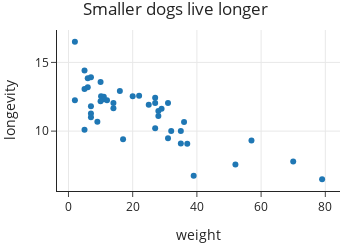

The notebook cell this image was saved under:
### Markdown cell above
We can adjust the margin to give enough space for the title.

### Code cell
fig = px.scatter(dogs, x='weight', y='longevity',
                 title='Smaller dogs live longer',
                 width=350, height=250)

fig.update_layout(margin=dict(t=30))
fig

### Figure 1 — Plotly figure (JSON) as saved in the notebook; plotly's stock layout.template omitted (floating-point values rounded to 4 significant figures)
{"data": [{"hovertemplate": "weight=%{x}<br>longevity=%{y}<extra></extra>", "legendgroup": "", "marker": {"color": "#1F77B4", "symbol": "circle"}, "mode": "markers", "name": "", "orientation": "v", "showlegend": false, "type": "scatter", "x": [16, 6, 14, 11, 10.15, 22, 7, 7, 2, 20, 28, 27, 5, 31, 2, 6, 29, 27, 31, 11, 28, 7, 5, 5, 7, 10, 14, 12, 32, 10, 35, 9, 17, 25, 57, 35, 37, 27, 36, 39, 52, 79, 70], "xaxis": "x", "y": [12.92, 13.84, 11.66, 12.5, 12.53, 12.58, 13.92, 11.81, 16.5, 12.54, 11.46, 12.42, 14.42, 12.04, 12.25, 13.2, 11.63, 12.04, 9.48, 12.31, 11.1, 11, 13.07, 10.1, 11.29, 13.58, 12.05, 12.25, 10, 12.17, 10, 10.69, 9.4, 11.92, 9.32, 9.1, 9.08, 10.21, 10.67, 6.75, 7.57, 6.5, 7.78], "yaxis": "y"}], "layout": {"height": 250, "legend": {"tracegroupgap": 0}, "margin": {"t": 30}, "title": {"text": "Smaller dogs live longer"}, "width": 350, "xaxis": {"anchor": "y", "autorange": true, "domain": [0, 1], "range": [-3.576, 84.58], "title": {"text": "weight"}, "type": "linear"}, "yaxis": {"anchor": "x", "autorange": true, "domain": [0, 1], "range": [5.641, 17.36], "title": {"text": "longevity"}, "type": "linear"}}}
